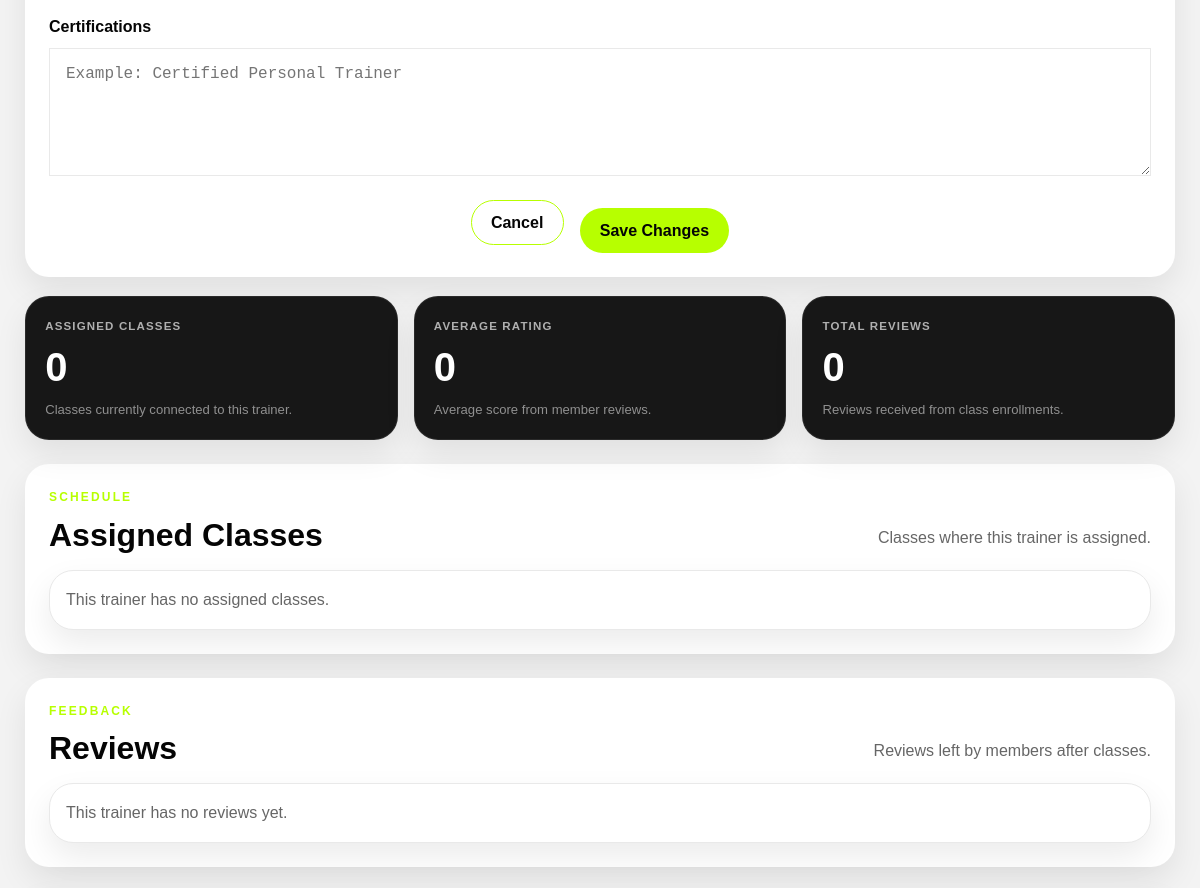
Page /pages/admin_edit_trainer.php?id=4 (signed in, middle part) on the earlier database version.
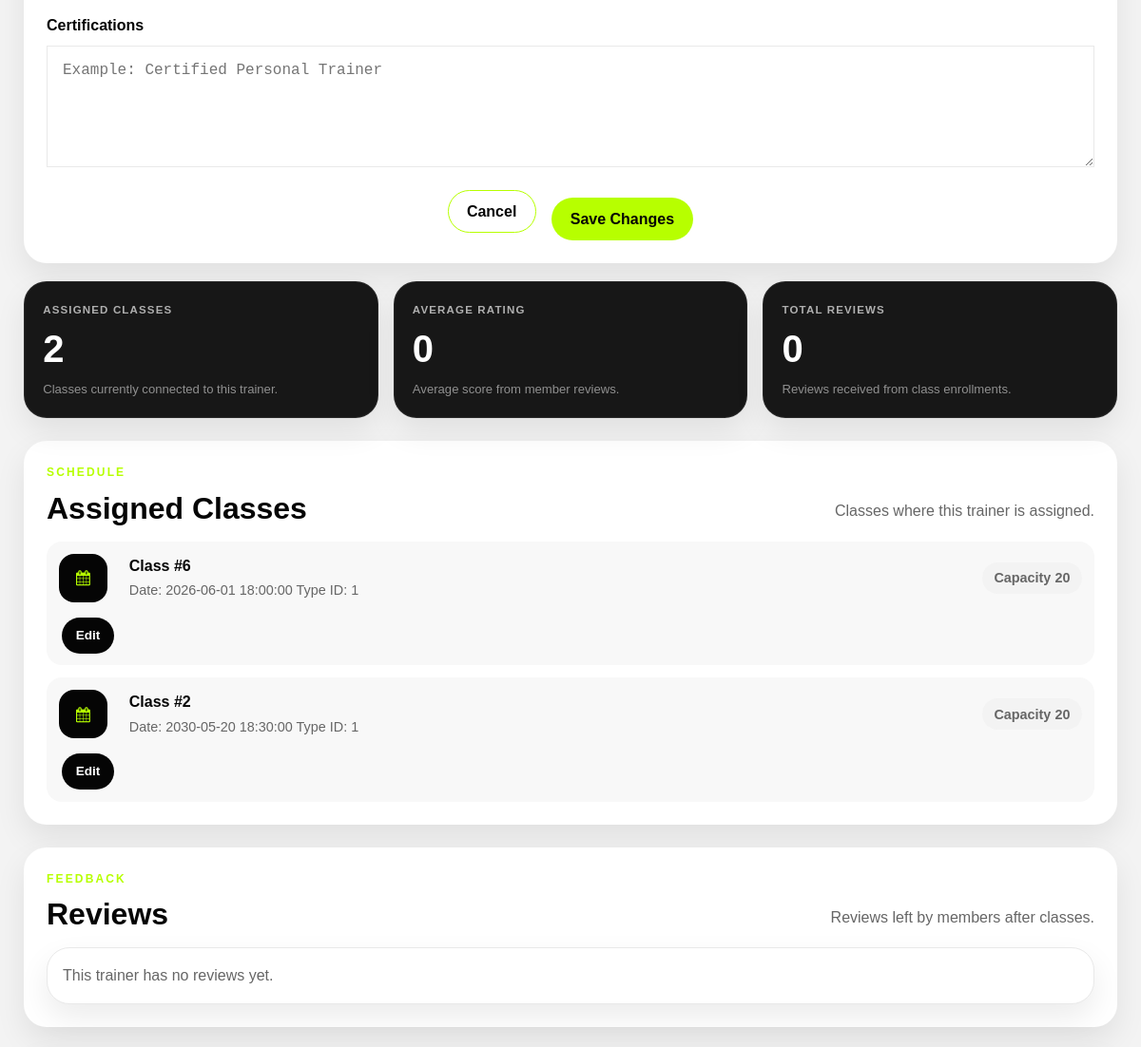
Same page on the later database version.
### tables this page shows
CREATE TABLE Classes(
   ClassId INTEGER PRIMARY KEY AUTOINCREMENT,
   TrainerId INTEGER NOT NULL,
   ClassTypeId INTEGER NOT NULL,
   ClassDateTime DATETIME NOT NULL,
   Capacity INTEGER NOT NULL,

   FOREIGN KEY (TrainerId) REFERENCES Trainers (TrainerId) ON DELETE NO ACTION ON UPDATE NO ACTION,
   FOREIGN KEY (ClassTypeId) REFERENCES ClassType (ClassTypeId) ON DELETE NO ACTION ON UPDATE NO ACTION
);

### pages/admin_edit_trainer.php (called while the page is built, shortened)
<?php
require_once(__DIR__ . '/../database/connection.db.php');
require_once(__DIR__ . '/../database/trainers.class.php');
require_once(__DIR__ . '/../template/common.tpl.php');
require_once(__DIR__ . '/../template/admin_edit_trainer.tpl.php');
$trainerId = filter_input(INPUT_GET, 'id', FILTER_VALIDATE_INT);
$db = getDatabaseConnection();
$trainer = Trainers::getTrainer($db, $trainerId);
$user = $trainer->getUser($db);
drawAdminEditTrainerPage($trainer, $user, $db);
?>

### database/trainers.class.php (called while the page is built, shortened)
<?php
require_once(__DIR__ . '/users.class.php');
require_once(__DIR__ . '/workoutclass.class.php');
class Trainers {
    private int $trainer_id;
    public function __construct(
        int $trainer_id,
        int $user_id,
        ?string $bio,
        ?string $specializations,
        ?string $certifications
    ) {
        $this->trainer_id = $trainer_id;
    }
    public static function getTrainer(PDO $db, int $id): ?Trainers {
        $stmt = $db->prepare('
            SELECT *
            FROM Trainers
            WHERE TrainerId = ?
        ');
        $stmt->execute([$id]);
        $row = $stmt->fetch();
        return new Trainers(
            (int)$row['TrainerId'],
            (int)$row['UserId'],
            $row['Bio'],
            $row['Specializations'],
            $row['Certifications']
        );
    }
    public function getAssignedClasses(PDO $db): array {
        $stmt = $db->prepare('
            SELECT *
            FROM Classes
            WHERE TrainerId = ?
            ORDER BY ClassDateTime
        ');
        $stmt->execute([$this->trainer_id]);
        $classes = [];
        while ($row = $stmt->fetch()) {
            $classes[] = new WorkoutClass(
                (int)$row['ClassId'],
                (int)$row['TrainerId'],
                (int)$row['ClassTypeId'],
                $row['ClassDateTime'],
                (int)$row['Capacity']
            );
        }
        return $classes;
    }
}

### database/workoutclass.class.php (called while the page is built, shortened)
<?php
require_once(__DIR__ . '/trainers.class.php');
class WorkoutClass {
    private int $id;
    private int $classTypeId;
    private string $classDateTime;
    private int $capacity;
    public function __construct(
        int $id,
        int $trainerId,
        int $classTypeId,
        string $classDateTime,
        int $capacity
    ) {
        $this->id = $id;
        $this->classTypeId = $classTypeId;
        $this->classDateTime = $classDateTime;
        $this->capacity = $capacity;
    }
    public function getId(): int {
        return $this->id;
    }
    public function getClassTypeId(): int {
        return $this->classTypeId;
    }
    public function getClassDateTime(): string {
        return $this->classDateTime;
    }
    public function getCapacity(): int {
        return $this->capacity;
    }
}
?>

### template/admin_edit_trainer.tpl.php (the view, shortened to what the changed rows need)
<?php
require_once(__DIR__ . '/../database/users.class.php');
require_once(__DIR__ . '/../database/trainers.class.php');
require_once(__DIR__ . '/../database/workoutclass.class.php');
function drawAdminEditTrainerPage(Trainers $trainer, Users $user, PDO $db): void {
    $assignedClasses = $trainer->getAssignedClasses($db);
    ?>
    <main class="admin-users-page">
        <section class="admin-stats">
            <article class="admin-stat-card">
                <span>Assigned Classes</span>
                <strong><?= htmlspecialchars((string) count($assignedClasses)) ?></strong>
                <p>Classes currently connected to this trainer.</p>
            </article>
        </section>
        <section class="card trainer_roster_card admin-edit-user-section">
            <header class="admin-section-header">
                <div>
                    <h2>Assigned Classes</h2>
                </div>
                <p>
                </p>
            </header>
            <?php drawAdminEditTrainerClasses($assignedClasses); ?>
        </section>
        <section class="card trainer_roster_card admin-edit-user-section">
            <header class="admin-section-header">
                <div>
                    <h2>Reviews</h2>
                </div>
            </header>
        </section>
    </main>
<?php } ?>
<?php
function drawAdminEditTrainerClasses(array $classes): void { ?>
    <?php if (empty($classes)) { ?>
        <p class="empty-search-message">
            This trainer has no assigned classes.
        </p>
    <?php } else { ?>
        <ul class="trainer_roster_members">
            <?php foreach ($classes as $class) { ?>
                <li>
                    <div class="admin-icon-box">
                        <i class="fa fa-calendar"></i>
                    </div>
                    <div>
                        <strong>
                            Class #<?= htmlspecialchars((string) $class->getId()) ?>
                        </strong>
                        <span>
                            Date: <?= htmlspecialchars($class->getClassDateTime()) ?>
                        </span>
                        <span>
                            Type ID: <?= htmlspecialchars((string) $class->getClassTypeId()) ?>
                        </span>
                    </div>
                    <span class="admin-user-role">
                        Capacity <?= htmlspecialchars((string) $class->getCapacity()) ?>
                    </span>
                    <div class="admin-user-actions">
                        <button
                            type="button"
                            data-dialog-target="admin-class-edit-dialog-<?= htmlspecialchars((string) $class->getId()) ?>"
                        >
                            Edit
                        </button>
                    </div>
                </li>
            <?php } ?>
        </ul>
    <?php } ?>
<?php } ?>

Differences in the rows shown:
added classes: ClassId "6", ClassDateTime "2026-06-01 18:00:00", ClassTypeId "1", Capacity "20"
now on this page (row edited): classes: ClassId "2", ClassDateTime "2030-05-20 18:30:00", ClassTypeId "1", Capacity "20"
Other differences:
count($assignedClasses): "0" → "2"
text no longer shown: "This trainer has no assigned classes."
